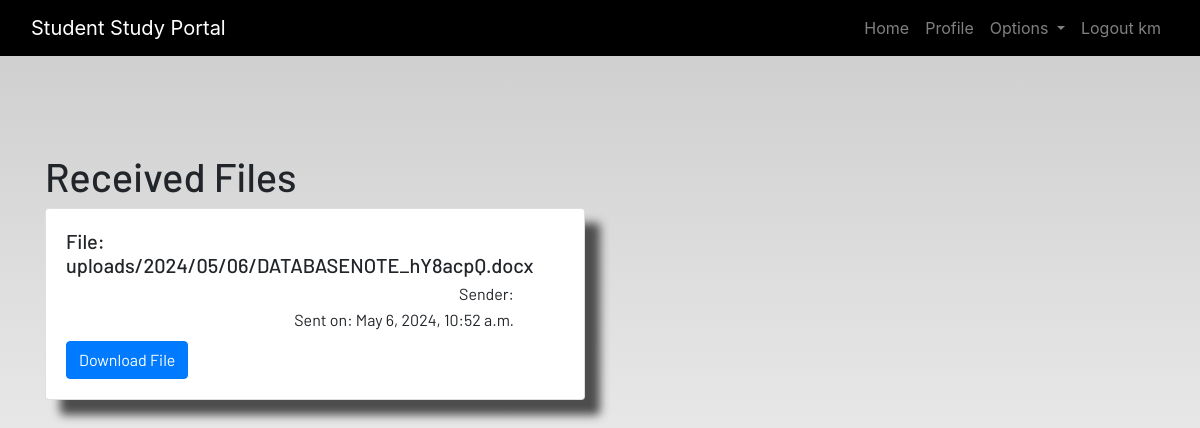
The page /received-files/ (signed in) on the database as committed earlier.
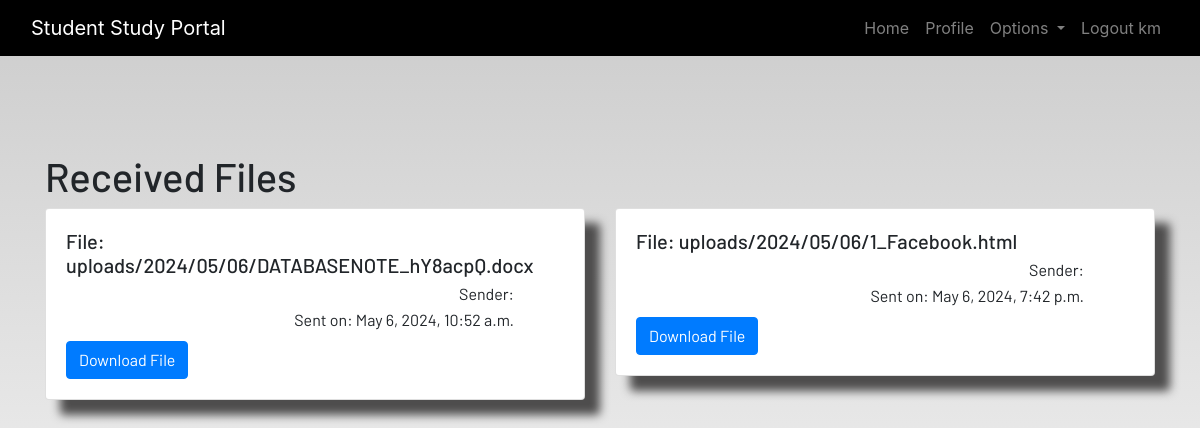
The same page on the database as committed later.
### dashboard/models.py (models this page shows, shortened)
class UploadedFile(models.Model):
    user = models.ForeignKey(User, on_delete=models.CASCADE, null=True, default=None)
    file = models.FileField(upload_to='uploads/%Y/%m/%d/')
    uploaded_at = models.DateTimeField(auto_now_add=True)

### dashboard/views.py (the view)
# urls.py: path('received-files/', views.received_files, name='received_files'),
@login_required
def received_files(request):
    files = UploadedFile.objects.filter(user=request.user)
    return render(request, 'dashboard/received_files.html', {'files': files})

### dashboard/templates/dashboard/received_files.html (shortened to what this page needs)
{% extends 'dashboard/base.html' %}
{% block content %}
<div class="container mt-5">
    <h1>Received Files</h1>
    {% if files %}
    <div class="row">
        {% for file in files %}
        <div class="col-md-6">
            <div class="card mb-3">
                <div class="card-body">
                    <h5 class="card-title">File: {{ file.file.name }}</h5>
                    <p class="card-text">Sender: {{ file.sender.username }}</p>
                    <p class="card-text">Sent on: {{ file.uploaded_at }}</p>
                    <a href="{% url 'download_file' file.id %}" class="btn btn-primary">Download File</a>
                </div>
            </div>
        </div>
        {% empty %}
        <div class="col">
            <p>No files received yet.</p>
        </div>
        {% endfor %}
    </div>
    {% else %}
    <p>No files received yet.</p>
    {% endif %}
</div>
{% endblock %}

Rows that differ between the two databases and show on the page:
added UploadedFile: file.name "uploads/2024/05/06/1_Facebook.html", uploaded_at "May 6, 2024, 7:42 p.m."
